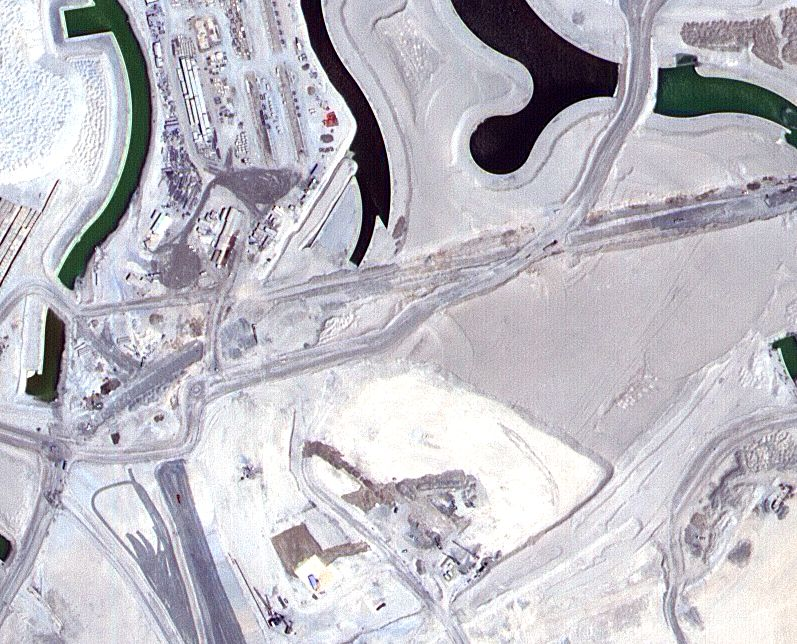
#> input picture building_segmentation/unet_dataset/images/train/tile1_image_part_001.jpg, 797 x 644 px
$ python visualize_labels.py
#> lines starting #> are read from the running program, lines starting #| are printed output that depends on the picture
from __future__ import annotations

from pathlib import Path
import random
import math

import cv2
import numpy as np
from PIL import Image

PROJECT_ROOT = Path(__file__).resolve().parent
DATASET_YOLO = PROJECT_ROOT / "dataset_yolo"
OUT_DIR = PROJECT_ROOT / "validation_results" / "labels"
OUT_DIR.mkdir(parents=True, exist_ok=True)
FINAL_VISUAL_SIZE = (1080, 720)  # width, height


def load_label_polygons(label_path: Path):
    if not label_path.exists():
        return []
    lines = [l.strip() for l in label_path.read_text(encoding="utf-8").splitlines() if l.strip()]
    polys = []
    for line in lines:
        parts = line.split()
        coords = [float(x) for x in parts[1:]]
        points = [(coords[i], coords[i + 1]) for i in range(0, len(coords), 2)]
        polys.append(points)
    return polys


def draw_polygons_on_image(img_path: Path, label_path: Path, out_path: Path):
    img = cv2.imread(str(img_path))
#> img is the input picture: shape (644, 797, 3); mean B, G, R 196.2, 188, 190
    h, w = img.shape[:2]
#> h = 644; w = 797
    polys = load_label_polygons(label_path)
    for poly in polys:
        pts = [(int(x * w), int(y * h)) for x, y in poly]
        if len(pts) >= 3:
            pts_arr = np.array(pts, dtype=np.int32)
            cv2.polylines(img, [pts_arr], isClosed=True, color=(0, 255, 0), thickness=2)
    cv2.imwrite(str(out_path), fit_to_final_canvas(img))


def fit_to_final_canvas(image: np.ndarray) -> np.ndarray:
    """Preserve overlay geometry while producing a 1080x720 visual output."""
    target_w, target_h = FINAL_VISUAL_SIZE
    height, width = image.shape[:2]
#> height = 644; width = 797
    scale = min(target_w / width, target_h / height)
#> scale = 1.12
    interpolation = cv2.INTER_AREA if scale < 1 else cv2.INTER_CUBIC
#> interpolation = 2
    resized = cv2.resize(image, (round(width * scale), round(height * scale)), interpolation=interpolation)
    canvas = np.zeros((target_h, target_w, 3), dtype=np.uint8)
    y = (target_h - resized.shape[0]) // 2
#> y = 0
    x = (target_w - resized.shape[1]) // 2
#> x = 94
    canvas[y:y + resized.shape[0], x:x + resized.shape[1]] = resized
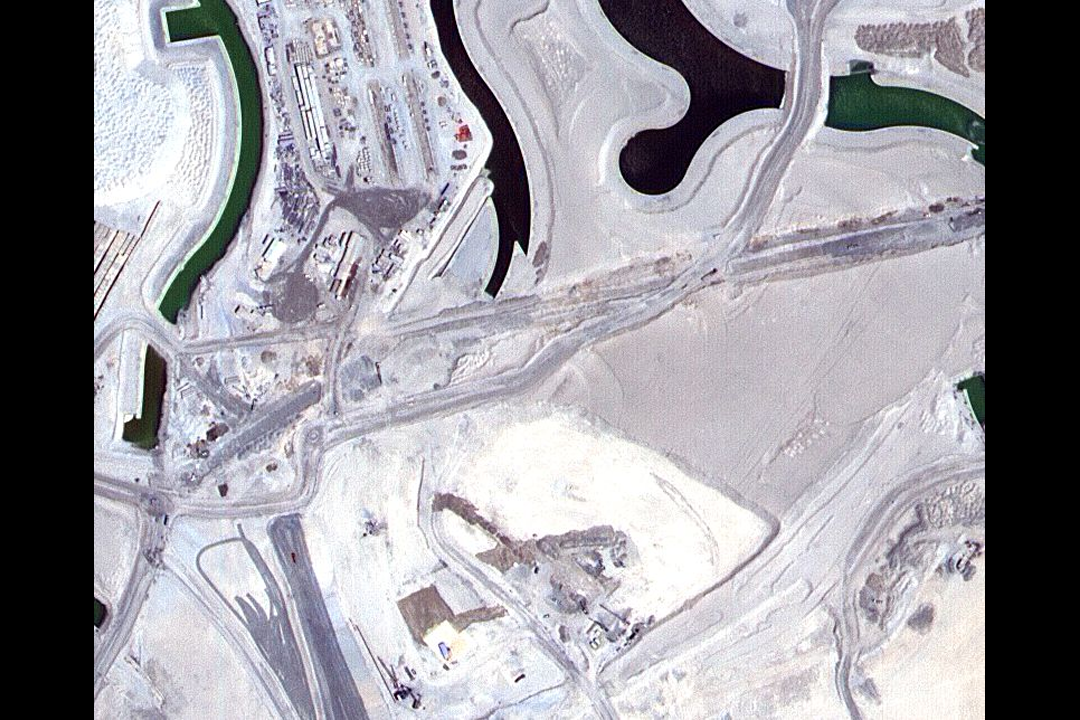
#> canvas: shape (720, 1080, 3); mean B, G, R 161.8, 155.1, 156.7
    return canvas


def create_contact_sheet(image_paths, out_path: Path, cols=5):
#> called with cols = 5
    sheet_w, sheet_h = FINAL_VISUAL_SIZE
    thumbs = [Image.open(p).convert("RGB") for p in image_paths]
#> thumbs = 1 item
    rows = math.ceil(len(thumbs) / cols)
#> rows = 1
    cell_w, cell_h = sheet_w // cols, sheet_h // rows
#> cell_w = 216; cell_h = 720
    sheet = Image.new("RGB", FINAL_VISUAL_SIZE, (0, 0, 0))
#> sheet: PIL image 1080x720 RGB; every value is 0
    for idx, t in enumerate(thumbs):
        r = idx // cols
        c = idx % cols
        t.thumbnail((cell_w, cell_h), Image.Resampling.LANCZOS)
        x = c * cell_w + (cell_w - t.width) // 2
        y = r * cell_h + (cell_h - t.height) // 2
        sheet.paste(t, (x, y))
#> this loop made 1 pass
#> (r, c, x, y) on pass 1: (0, 0, 0, 288)
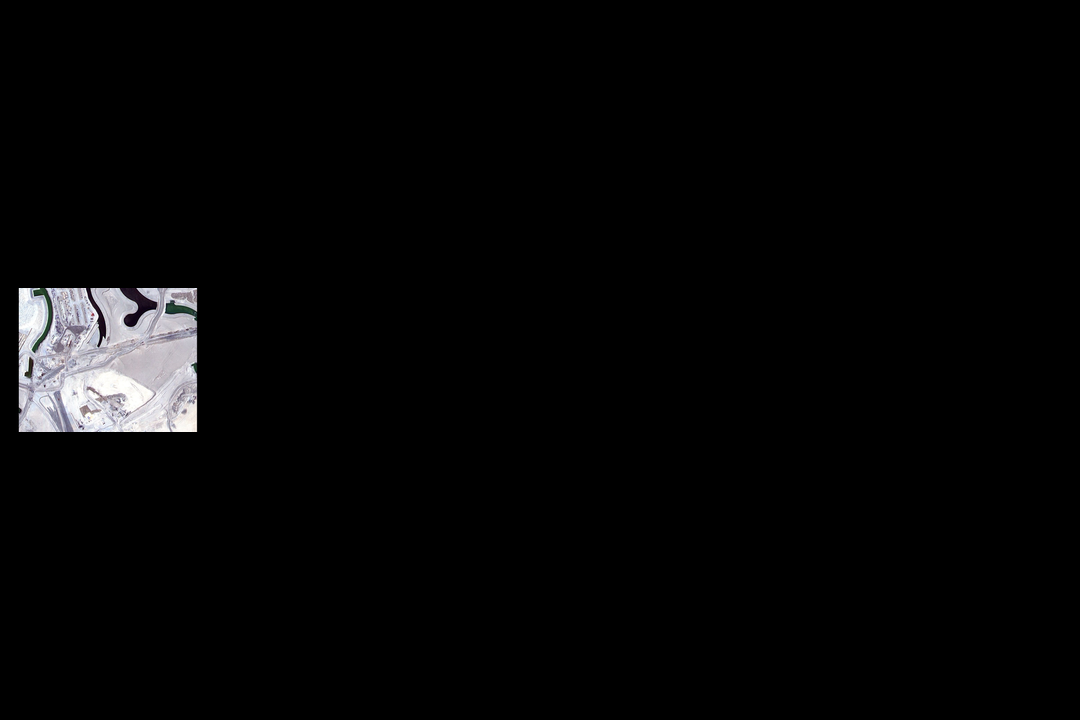
#> sheet: PIL image 1080x720 RGB; mean R, G, B 6.3, 6.2, 6.5
    sheet.save(out_path)


def main(sample_count: int = 10):
    train_images = sorted([p for p in (DATASET_YOLO / "images" / "train").glob("*.jpg")])
    if not train_images:
        print("No training images found in dataset_yolo/images/train")
        return
    sample_count = min(sample_count, len(train_images))
    sampled = random.sample(train_images, sample_count)
    saved = []
    for img_path in sampled:
        label_path = (DATASET_YOLO / "labels" / "train" / f"{img_path.stem}.txt")
        out_path = OUT_DIR / f"{img_path.stem}_viz.jpg"
        draw_polygons_on_image(img_path, label_path, out_path)
        saved.append(out_path)

    contact_sheet_path = OUT_DIR / "contact_sheet.jpg"
    create_contact_sheet(saved, contact_sheet_path)
    print(f"Saved {len(saved)} visualizations to {OUT_DIR} and contact sheet {contact_sheet_path}")


if __name__ == "__main__":
    main()

$ run again, on building_segmentation/unet_dataset/images/train/tile1_image_part_002.jpg
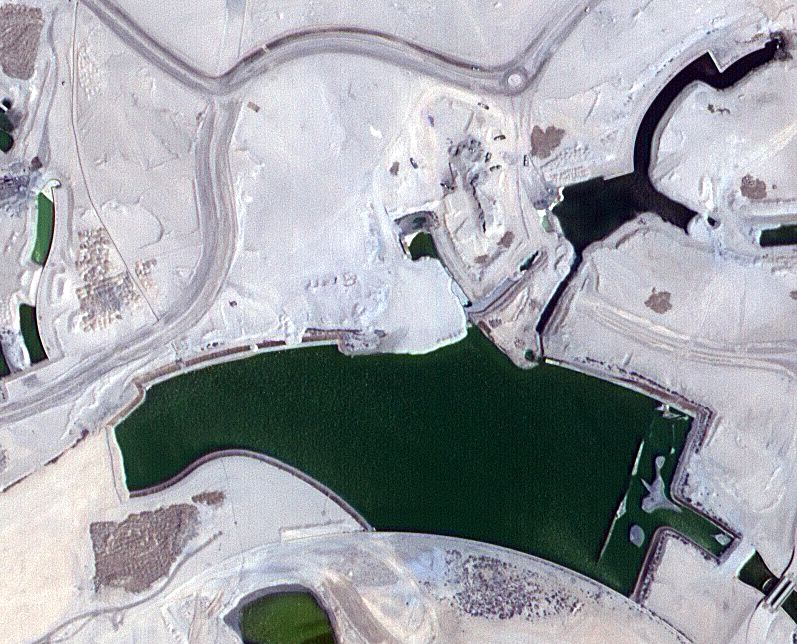
#> input picture building_segmentation/unet_dataset/images/train/tile1_image_part_002.jpg, 797 x 644 px
#> in draw_polygons_on_image, img is the input picture: shape (644, 797, 3); mean B, G, R 167.8, 162, 158.9
#> interpolation = 2
#> in fit_to_final_canvas, `canvas[y:y + resized.shape[0], x:x + resized.shape[1]] = resized`:
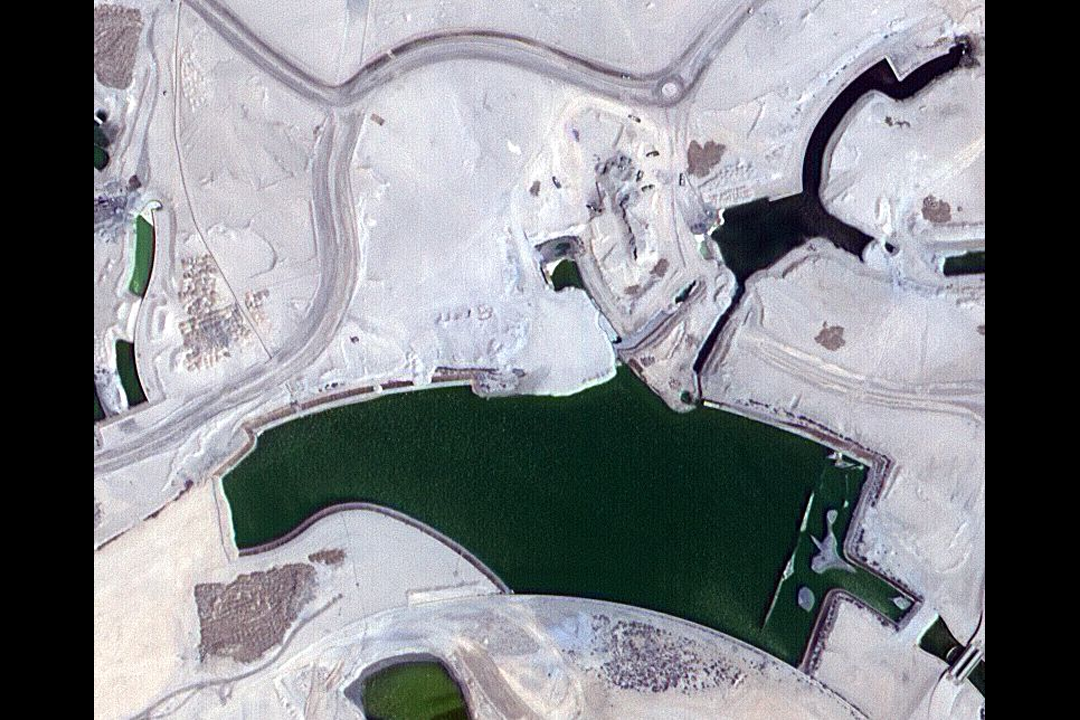
#> canvas: shape (720, 1080, 3); mean B, G, R 138.4, 133.6, 131.1
#> after the loop in create_contact_sheet, `for idx, t in enumerate(thumbs):`:
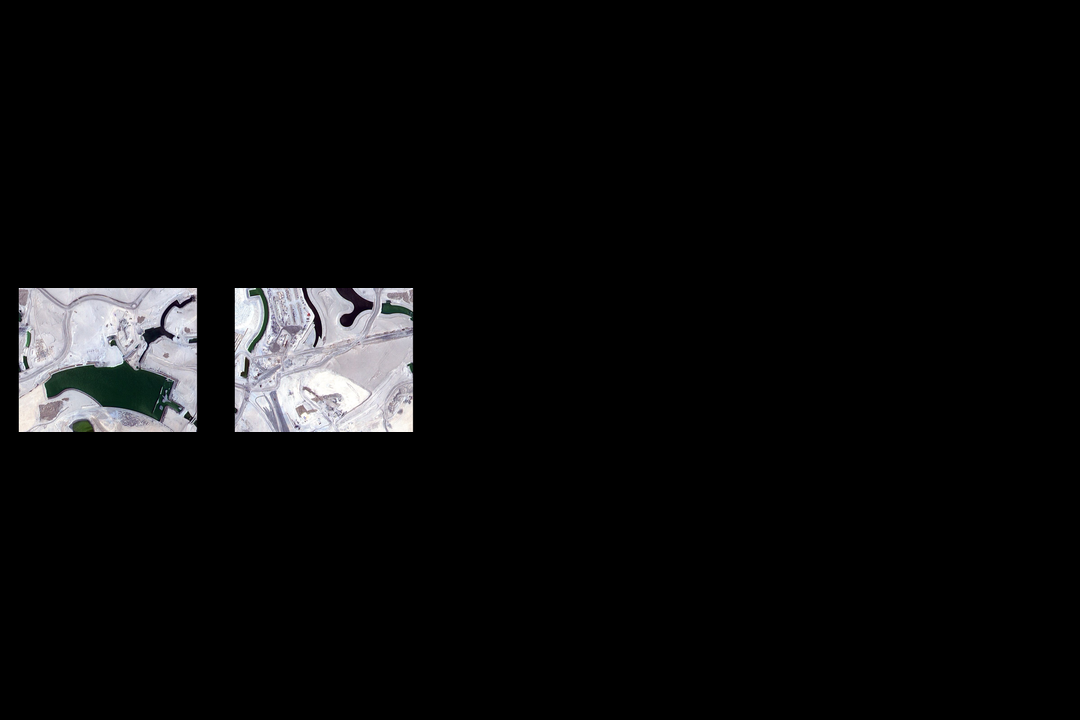
#> sheet: PIL image 1080x720 RGB; mean R, G, B 11.5, 11.6, 12

$ run again, on building_segmentation/unet_dataset/images/train/tile1_image_part_003.jpg
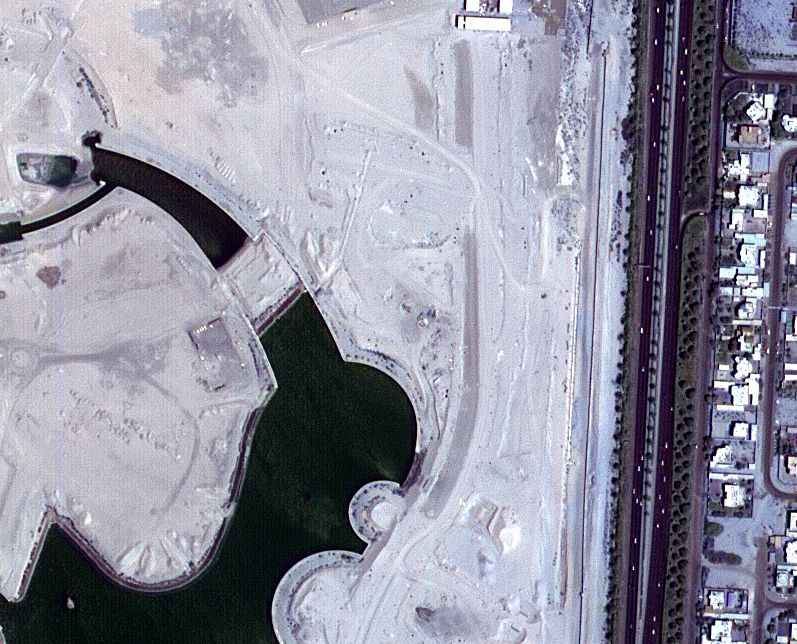
#> input picture building_segmentation/unet_dataset/images/train/tile1_image_part_003.jpg, 797 x 644 px
#> in draw_polygons_on_image, img is the input picture: shape (644, 797, 3); mean B, G, R 159.6, 144.3, 144.4
#> interpolation = 2
#> in fit_to_final_canvas, `canvas[y:y + resized.shape[0], x:x + resized.shape[1]] = resized`:
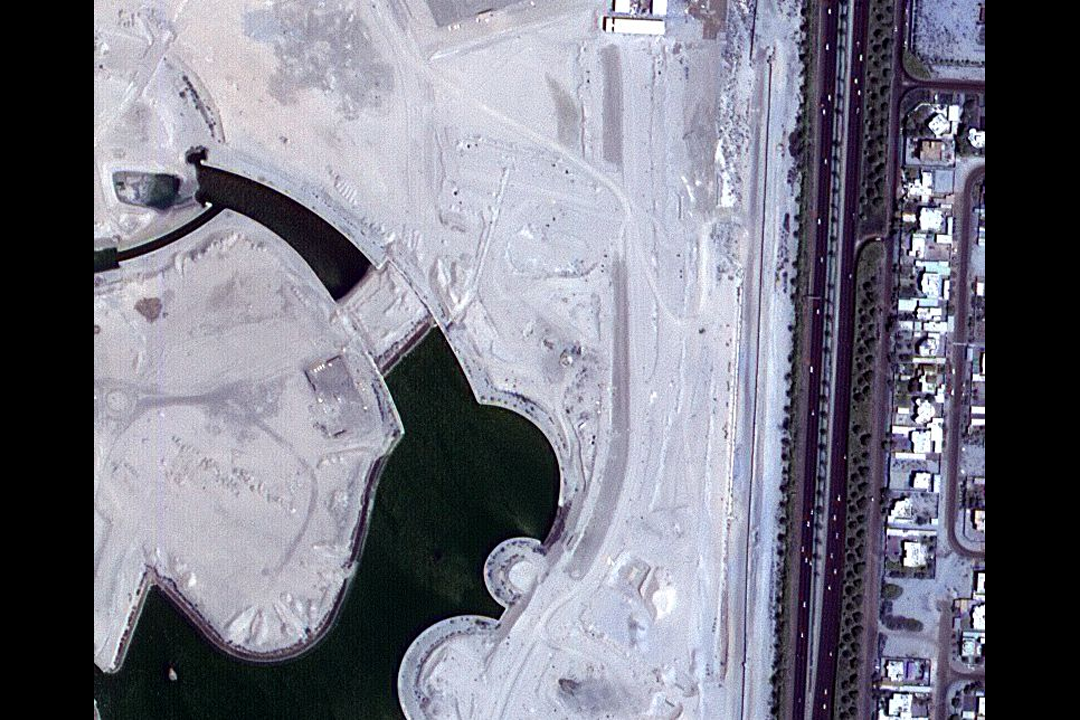
#> canvas: shape (720, 1080, 3); mean B, G, R 131.7, 119.1, 119.1
#> after the loop in create_contact_sheet, `for idx, t in enumerate(thumbs):`:
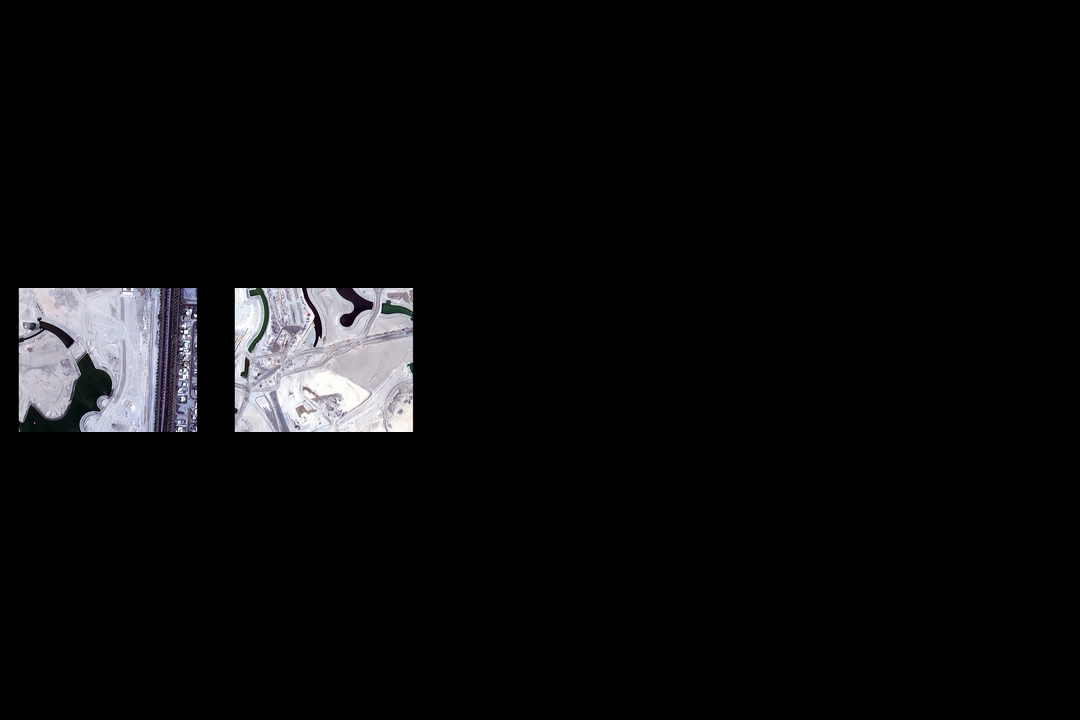
#> sheet: PIL image 1080x720 RGB; mean R, G, B 11, 11, 11.7
